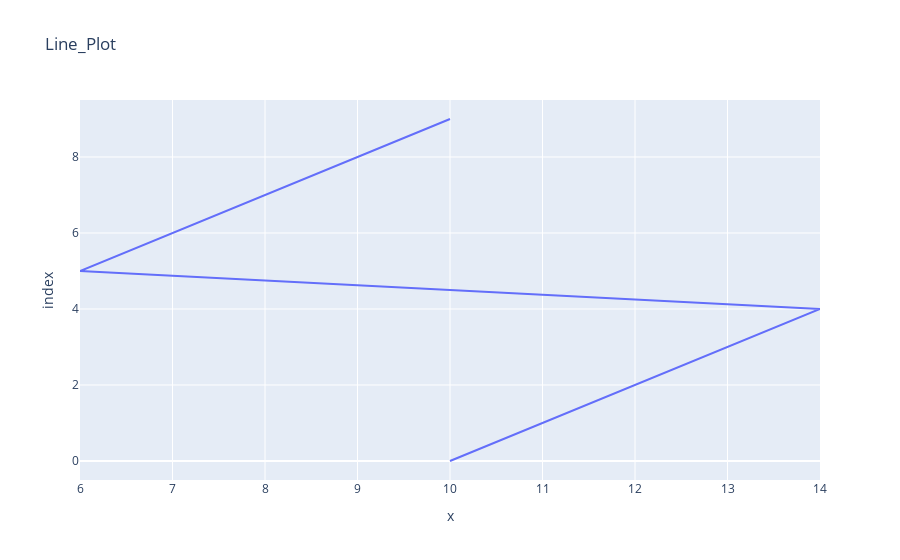

Source (notebook cell):
### Markdown cell above
---

<Br>

---

<Br>

---

<Br>
<Br>
<Br>

# `#3 3-D: Scatter Plot::)) `

<Br>
<Br>
<Br>

---

<Br>

---

<Br>

---

### Code cell
# 3d plot with plotly:
# |-> plotly.express
# |-> plotly.graph_objects as go

import plotly.express as px

x = [1,2,3,4,5,6,7,8,9,10]
y = [10,11,12,13,14,6,7,8,9,10]

fig = px.line(x,y,title="Line_Plot")
fig.show()

### Figure 1 — Plotly figure (JSON) as saved in the notebook; plotly's stock layout.template omitted (floating-point values rounded to 4 significant figures)
{"data": [{"hovertemplate": "x=%{x}<br>index=%{y}<extra></extra>", "legendgroup": "", "line": {"color": "#636efa", "dash": "solid"}, "marker": {"symbol": "circle"}, "mode": "lines", "name": "", "orientation": "h", "showlegend": false, "type": "scatter", "x": [10, 11, 12, 13, 14, 6, 7, 8, 9, 10], "xaxis": "x", "y": [0, 1, 2, 3, 4, 5, 6, 7, 8, 9], "yaxis": "y"}], "layout": {"legend": {"tracegroupgap": 0}, "title": {"text": "Line_Plot"}, "xaxis": {"anchor": "y", "domain": [0, 1], "title": {"text": "x"}}, "yaxis": {"anchor": "x", "domain": [0, 1], "title": {"text": "index"}}}}
